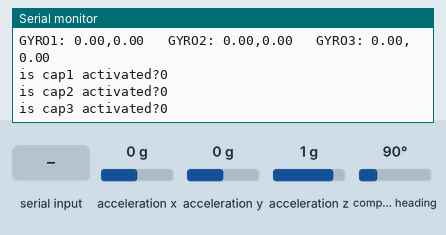
This sketch was run on a simulated Arduino Leonardo, built with avr-gcc and run on an emulated ATmega32U4. Parts: the last lines printed to the serial monitor. The inputs (shaded band) are chosen by the test bench; at power-on: acceleration x 0 g, acceleration y 0 g, acceleration z 1 g, compass heading 90°.

Above: at 1.2 s.
1.3 s: acceleration x set to -1.4 g
2.8 s: "b90\n" received over the second serial link
4.3 s: acceleration y set to -1.4 g
At 4.9 s:
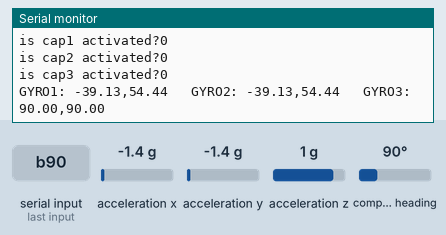
5.8 s: acceleration z set to -1.4 g
At 6.4 s:
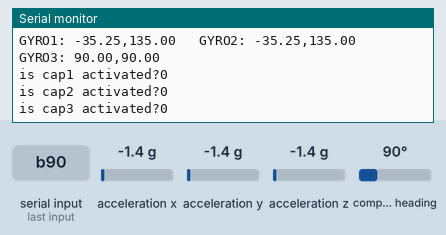
7.3 s: "b,45\n" received over the second serial link
Timing chart, 0 to 9.8 s (numbered marks = the images above; inputs shaded):
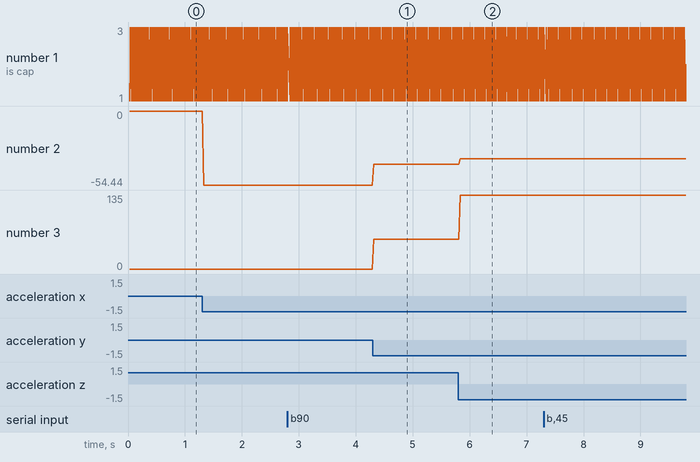

The sketch:

3-Gyro-Receiver-with-3-MPR121.ino
```cpp
//include libraries for BNO055
#include <Wire.h>
#include <Adafruit_Sensor.h>
#include <Adafruit_BNO055.h>
#include <utility/imumaths.h>

//include libraries for MPR121
#include <Wire.h>
#include "Adafruit_MPR121.h"
#ifndef _BV
#define _BV(bit) (1 << (bit))
#endif

//We will have 3 MPR121 capacitive sensors attached, on
//different addresses, as explained in their initializer function
Adafruit_MPR121 cap1 = Adafruit_MPR121();
Adafruit_MPR121 cap2 = Adafruit_MPR121();
Adafruit_MPR121 cap3 = Adafruit_MPR121();


//Two BNO gyroscopes communicating through I2C
//one sensor of them has ADR connected to 3 volts to change the default address
Adafruit_BNO055 bno = Adafruit_BNO055(55, 0x28);
Adafruit_BNO055 bno2 = Adafruit_BNO055(55, 0x29);


//for Hardware Serial Communication:
//Leonardo Board One Pin0 is connected to Leonardo Board Two Pin 1
//Board One Pin1 is connected to Board Two Pin0
char inChar;
char inData[10];
int dataLength = 0;
String gyro3Readings = "0000,0000,";


//for gyroscope info
float gy1y=0;
float gy1z=0;
float gy2y=0;
float gy2z=0;
float gy3y=0;
float gy3z=0;

//for capacitive sensors
uint16_t currtouched1 = 0;
uint16_t currtouched2 = 0;
uint16_t currtouched3 = 0;
byte cap1values[12]= {0};
byte cap2values[12]= {0};
byte cap3values[12]= {0};
uint8_t cap1count = 0;
uint8_t cap2count = 0;
uint8_t cap3count = 0;
float cap1active = 0;
float cap2active = 0;
float cap3active = 0;
byte cap1target = 0;
byte cap2target = 0;
byte cap3target = 0;
byte checkpoint1 = 0;
byte checkpoint2 = 0;
byte checkpoint3 = 0;
const uint8_t threshold=2;

void setup() {
  // start Serial to write to computer, Serial1 to listen to the sender board
  Serial.begin(9600);
  while (!Serial) { // needed to keep leonardo/micro from starting too fast!
    delay(10);
  }
  Serial1.begin(9600);
  while (!Serial1) { // needed to keep leonardo/micro from starting too fast!
    delay(10);
  }
  Serial.println("starting up");

  //Initialize the gyroscopes
  initializeGyros();

  // initializing MPR121 capacitive sensors
  initializeMPRs();

}

void loop() {
  //Serial.println("looping");

  //get all three gyro data
  readGyro3Data();
  readGyro1Data();
  readGyro2Data();

  //reset our cap sensor values
  resetArray(cap1values);
  resetArray(cap2values);
  resetArray(cap3values);
  cap1count = 0;
  cap2count = 0;
  cap3count = 0;

  //get all three MPR121 readings
  readMPRs();
  cap1active=checkActivation(cap1count, cap1target, cap1active, threshold);
  cap2active=checkActivation(cap2count, cap2target, cap2active, threshold);
  cap3active=checkActivation(cap3count, cap3target, cap3active, threshold);

  //check if stations are "activated" as defined by our threshold
  if(cap1active<0.2){
    checkpoint1=0;
    } else {checkpoint1=1;}
  if(cap2active<0.2){
    checkpoint2=0;
    } else {checkpoint2=1;}
  if(cap3active<0.2){
    checkpoint3=0;
    } else {checkpoint3=1;}

  Serial.print("GYRO1: ");
  Serial.print(gy1y);
  Serial.print(",");
  Serial.print(gy1z);
  Serial.print("   GYRO2: ");
  Serial.print(gy2y);
  Serial.print(",");
  Serial.print(gy2z);
  Serial.print("   GYRO3: ");
  Serial.print(gy3y);
  Serial.print(",");
  Serial.print(gy3z);
  Serial.println("");

  Serial.print("is cap1 activated?");
  Serial.println(checkpoint1);
  Serial.print("is cap2 activated?");
  Serial.println(checkpoint2);
  Serial.print("is cap3 activated?");
  Serial.println(checkpoint3);

  delay(2);


}
```

Gyroscope_Functions.ino
```cpp
void initializeGyros(){

  if(!bno.begin())
  {
    /* There was a problem detecting the BNO055 ... check your connections */
    Serial.print("Ooops, no BNO055 detected ... Check your wiring or I2C ADDR!");
    while(1);
  }
   if(!bno2.begin())
  {
    /* There was a problem detecting the BNO055 ... check your connections */
    Serial.print("Ooops, no second BNO055 detected ... Check your wiring or I2C ADDR!");
    while(1);
  }

  bno.setExtCrystalUse(true);
  bno2.setExtCrystalUse(true);

 //initialize incoming data array for Gryo3 attached on Arduino board2
  for (dataLength = 0; dataLength < 10; dataLength++) {
    inData[dataLength]=',';
    }
   Serial.println("bnos found");
  }


void readGyro1Data() {
 sensors_event_t event;
 bno.getEvent(&event);
 gy1y=event.orientation.y;
 gy1z=event.orientation.z;
  }

void readGyro2Data(){
   sensors_event_t event2;
 bno2.getEvent(&event2);
 gy2y=event2.orientation.y;
 gy2z=event2.orientation.z;
  }

void readGyro3Data() {
  if (Serial1.available()) {
      //char inByte = Serial1.read();
//    Serial.write(inByte);
     if (Serial1.read() == 'b') {
       for (dataLength = 0; dataLength < 10; dataLength++) {
        delay(2);
        inData[dataLength] = Serial1.read();
         if (inData[dataLength] == 'n') {
           inData[dataLength] = ',';
           break;
         }
        }
      }
    }

  gyro3Readings="";
  for (int i = 0; i < 10; i++) {
    gyro3Readings = gyro3Readings + inData[i];
  }

  //Serial.println(gyro3Readings);
    getGyro3Values();

}


void getGyro3Values(){
   int firstCommaIndex = gyro3Readings.indexOf(',');
   int secondCommaIndex = gyro3Readings.indexOf(',', firstCommaIndex+1);

   String firstValue = gyro3Readings.substring(0,firstCommaIndex);
   String secondValue = gyro3Readings.substring(firstCommaIndex+1,secondCommaIndex);

   gy3z= firstValue.toInt();
   gy3y= secondValue.toInt();
 }
```

MPR121_Functions.ino
```cpp
void initializeMPRs(){
  if (!cap1.begin(0x5A)) {
    Serial.println("MPR121 cap1 not found, check wiring?");
    while (1);
  }
  if (!cap2.begin(0x5C)) {
    Serial.println("MPR121 cap2 not found, check wiring?");
    while (1);
  }
  if (!cap3.begin(0x5D)) {
    Serial.println("MPR121 cap3 not found, check wiring?");
    while (1);
  }
  Serial.println("MPR121s found!");
}

void resetArray(byte arrayinput[12]){
  for (uint8_t i=0; i<12; i++){
    arrayinput[i]=0;
    }
 }

void readMPRs(){
  // getting our MPR121 sensor readings, these return a
  //number between 0 and 2^12
  currtouched1 = cap1.touched();
  delay(3);
  currtouched2 = cap2.touched();
  delay(3);
  currtouched3 = cap3.touched();
  delay(3);

   //store our readings as a binary array to make it easy to
 //see which touchpoint is on/off
 for(uint8_t i=0; i<12; i++){
    cap1values[i]=(int(currtouched1/(pow(2,(i)))))%2;
    cap2values[i]=(int(currtouched2/(pow(2,(i)))))%2;
    cap3values[i]=(int(currtouched3/(pow(2,(i)))))%2;
    if(i<11){
      if(cap1values[i]==1){
        cap1count++;
        }
        if(cap2values[i]==1){
        cap2count++;
        }
        if(cap3values[i]==1){
        cap3count++;
        }
      }
  }
 }


float checkActivation(uint8_t counter,byte target,float tracker, int threshold){
  if(counter>threshold){
    target=1;
    }
  else{target=0;}
  tracker=tracker+(target-tracker)*0.2;
  return tracker;
  }
```

Measured:
- after the input at 4.3 s, the serial monitor: prints a new line at once (image 1)
- after the input at 5.8 s, the serial monitor: prints a new line at once (image 2)
- plotted number 2: 0 → -54.44 after the input at 1.3 s, -54.44 → -39.13 after the input at 4.3 s, -39.13 → -35.25 after the input at 5.8 s
- plotted number 3: 0 → 54.44 after the input at 4.3 s, 54.44 → 135 after the input at 5.8 s
